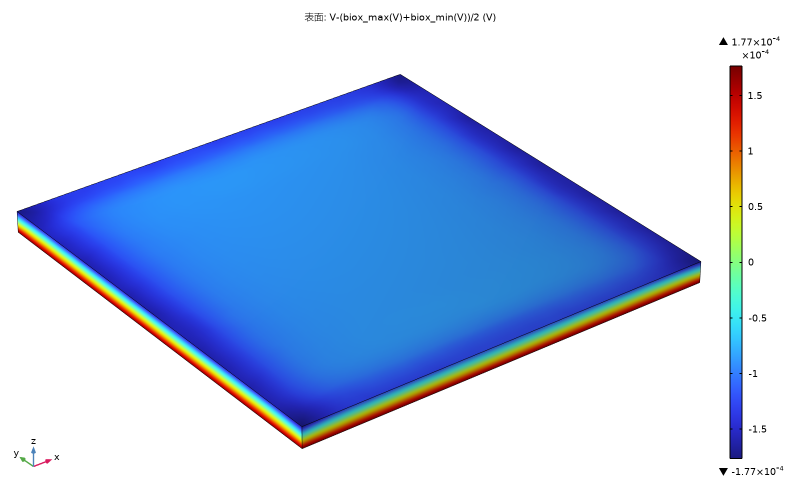
#> input picture data/raw_potential_maps/BiOBr_potential_centered.png, 1600 x 1000 px (shown at 1/2 size)
$ python -i compose_sci_figures.py   (imports and definitions only)
#> lines starting #> are read from the running program, lines starting #| are printed output that depends on the picture
"""Compose publication-ready panels from COMSOL image exports.

The COMSOL 6.3 image exporter uses the application locale for plot titles and
does not expose a reliable colour-bar font setter through the Java API.  This
post-processing step removes the locale-dependent title strip, upscales the
native export (so colour-bar numbers remain legible in a multi-panel figure),
and adds English panel labels in Times New Roman.  Pixel values are not
rescaled and no material-dependent contrast enhancement is applied.
"""

from __future__ import annotations

import argparse
from pathlib import Path
from typing import Iterable

from PIL import Image, ImageDraw, ImageFont


MATERIALS = ("BiOCl", "BiOBr", "BiOI")
COLS = ("BiOCl", "BiOBr", "BiOI")


# [16 lines left out: functions _font_path, _font, not called in this run]


def _load_clean(path: Path, title_height: int = 78, scale: float = 1.0) -> Image.Image:
    """Load a COMSOL PNG, remove its locale-dependent title and upscale."""
#> called with title_height = 78, scale = 1
    with Image.open(path) as src:
#> src is the input picture: PIL image 1600x1000 RGB; mean R, G, B 182, 203.5, 235.9
        img = src.convert("RGB")
    # The current 1600x1000 COMSOL export reserves about 70 px for the title.
    # Keep a small white margin so the plot is not clipped on older exports.
    if img.height > title_height + 100:
        img = img.crop((0, title_height, img.width, img.height))
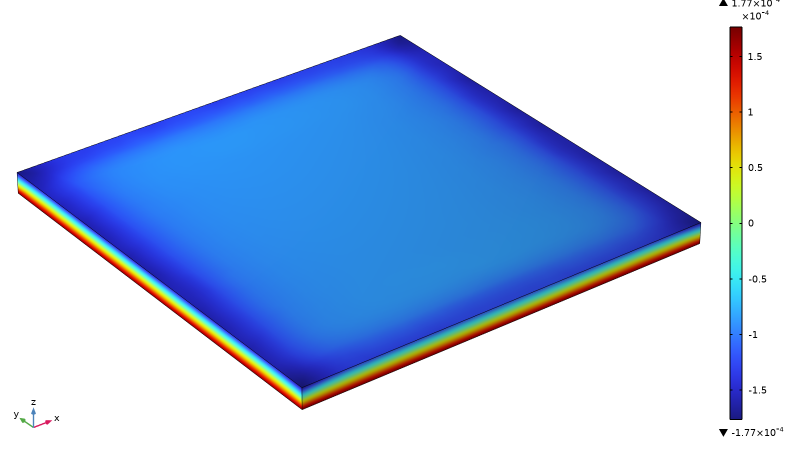
#> img: PIL image 1600x922 RGB (shown at 1/2 size); mean R, G, B 176.1, 199.4, 234.5
    if scale != 1.0:
        img = img.resize((round(img.width * scale), round(img.height * scale)), Image.Resampling.LANCZOS)
    return img


# [73 lines left out: functions _find_colorbar, _redraw_colorbar_labels, _annotate, not called in this run]


def _save(img: Image.Image, path: Path) -> None:
    path.parent.mkdir(parents=True, exist_ok=True)
    img.save(path, format="PNG", dpi=(300, 300), optimize=True)


# [70 lines left out: functions build_figures, main, not called in this run]


# [2 lines not run here, left out]

>>> result = _load_clean('../data/raw_potential_maps/BiOBr_potential_centered.png')
